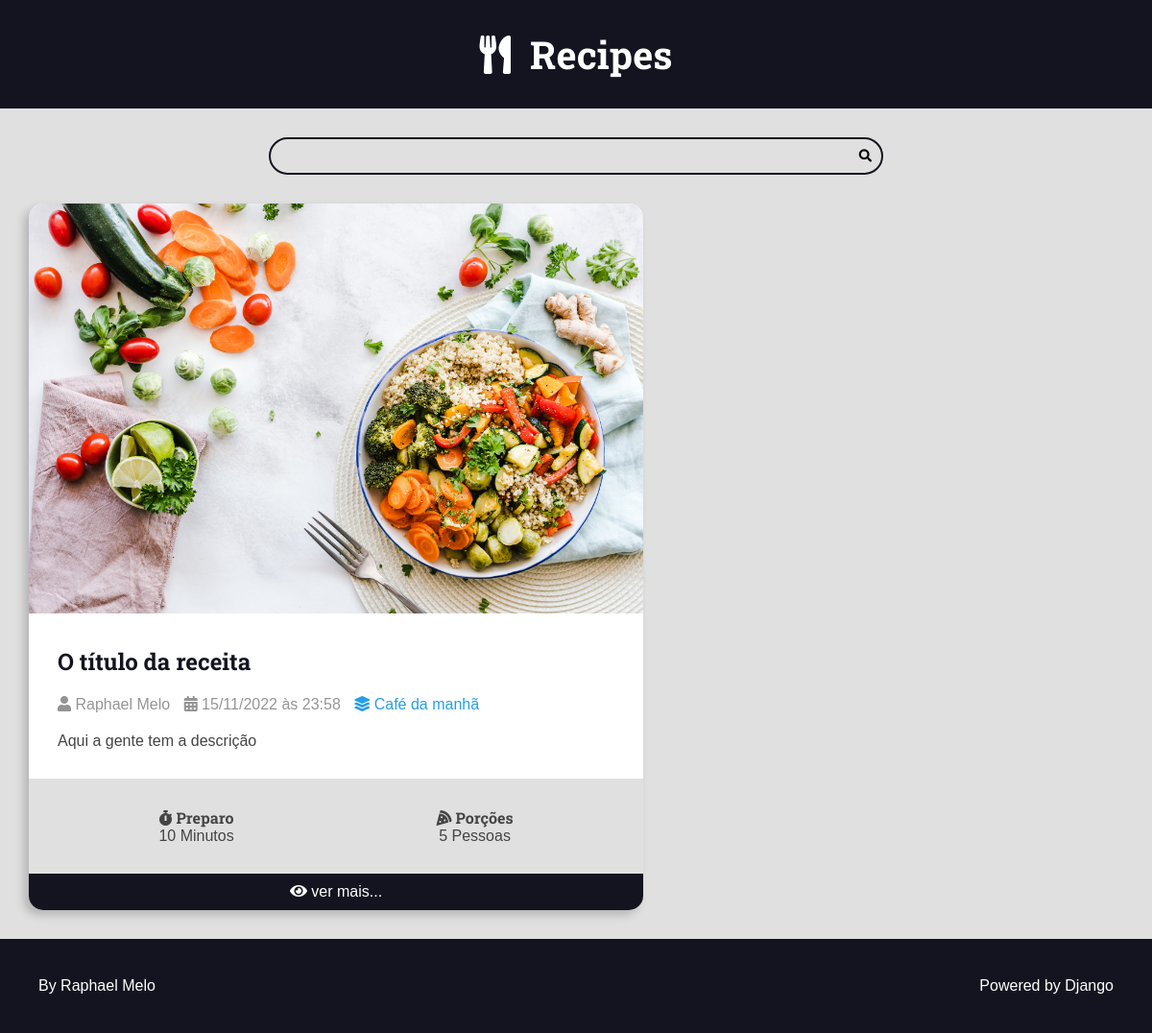
/, run on an earlier commit of the app's database.
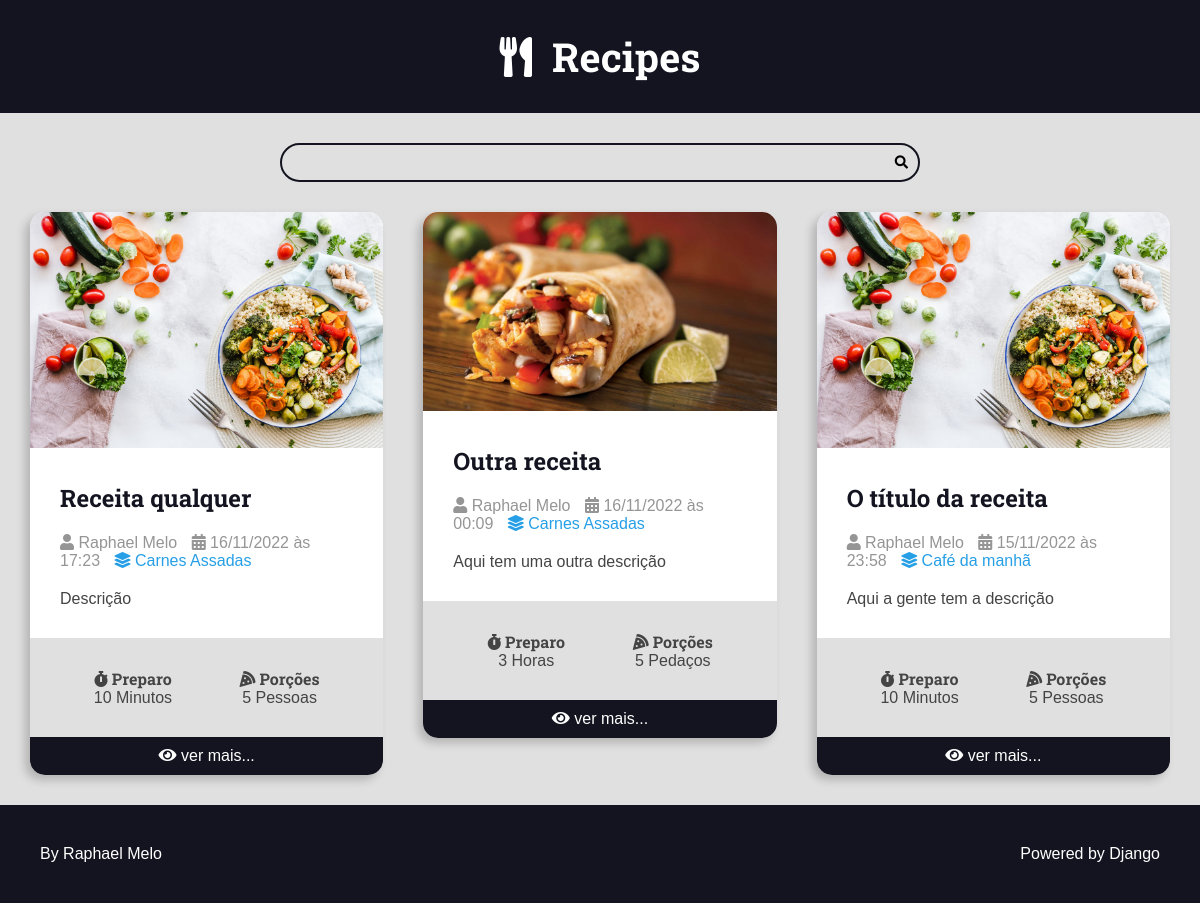
And on a later commit of the database.
### recipes/models.py (models this page shows, shortened)
class Recipe(models.Model):
    title = models.CharField(max_length=65)
    description = models.CharField(max_length=165)
    slug = models.SlugField()
    preparation_time = models.IntegerField()
    preparation_time_unit = models.CharField(max_length=65)
    servings = models.IntegerField()
    servings_unit = models.CharField(max_length=65)
    preparation_steps = models.TextField()
    preparation_steps_is_html = models.BooleanField(default=False)
    created_at = models.DateTimeField(auto_now_add=True)
    updated_at = models.DateTimeField(auto_now=True)
    is_published = models.BooleanField(default=False)
    cover = models.ImageField(upload_to='recipes/covers/%Y/%m/%d/')
    category = models.ForeignKey(
        Category, on_delete=models.SET_NULL, null=True, blank=True, default=None
    )
    author = models.ForeignKey(
        User, on_delete=models.SET_NULL, null=True, blank=True
    )

class Category(models.Model):
    name = models.CharField(max_length=65)

### recipes/views.py (the view)
# urls.py: 2. Add a URL to urlpatterns:  path('', views.home, name='home')
def home(request):
    recipes = Recipe.objects.filter(
        is_published=True
    ).order_by('-id')
    return render(request, 'recipes/pages/home.html', context={
        'recipes': recipes
    })

### recipes/templates/recipes/pages/home.html (shortened to what this page needs)
{% extends 'global/base.html' %}
{% block content %}
    <div class="main-content main-content-list container">
        {% for recipe in recipes %}
            {% include 'recipes/partials/recipe.html' %}
        {% empty %}
            <div class="center m-y">
                <h1>No recipes found here</h1>
            </div>
        {% endfor %}
    </div>
{% endblock %}

### recipes/templates/recipes/partials/recipe.html (shortened to what this page needs)
<div class="recipe recipe-list-item">
    <div class="recipe-cover">
        <a href="{% url 'recipes:recipe' recipe.id %}">
            <img src="{{ recipe.cover.url }}" alt="Temporário">
        </a>
    </div>
    <div class="recipe-title-container">
        <h2 class="recipe-title">
            <a href="{% url 'recipes:recipe' recipe.id %}">
                {{ recipe.title }}
            </a>
        </h2>
    </div>
    <div class="recipe-author">
            <span class="recipe-author-item">
                <i class="fas fa-user"></i>
                {% if recipe.author is not None %}
                    {% if recipe.author.first_name %}
                        {{ recipe.author.first_name }} {{ recipe.author.last_name }}
                    {% else %}
                        {{ recipe.author.username }}
                    {% endif %}
                {% else %}
                    Desconhecido
                {% endif %}
            </span>
        <span class="recipe-author-item">
            <i class="fas fa-calendar-alt"></i>
            {{ recipe.created_at|date:"d/m/Y" }} às {{ recipe.created_at|date:"H:i" }}
        </span>
        {% if recipe.category is not None %}
            <span class="recipe-author-item">
                <a href="{% url 'recipes:category' recipe.category.id %}">
                    <i class="fas fa-layer-group"></i>
                    <span>{{ recipe.category.name }}</span>
                </a>
            </span>
        {% endif %}
    </div>
    <div class="recipe-content">
        <p>{{ recipe.description }}</p>
    </div>
    <div class="recipe-meta-container">
        <div class="recipe-meta recipe-preparation">
            <h3 class="recipe-meta-title"><i class="fas fa-stopwatch"></i> Preparo</h3>
            <div class="recipe-meta-text">
                {{ recipe.preparation_time }} {{ recipe.preparation_time_unit }}
            </div>
        </div>
        <div class="recipe-meta recipe-servings">
            <h3 class="recipe-meta-title"><i class="fas fa-pizza-slice"></i> Porções</h3>
            <div class="recipe-meta-text">
                {{ recipe.servings }} {{ recipe.servings_unit }}
            </div>
        </div>
    </div>
    {% if is_detail_page is not True %}
        <footer class="recipe-footer">
            <a class="recipe-read-more button button-dark button-full-width" href="{% url 'recipes:recipe' recipe.id %}">
                <i class="fas fa-eye"></i>
                <span>ver mais...</span>
            </a>
        </footer>
    {% endif %}
</div>

What changed in the data, as far as the page shows it:
now on this page (row edited): Recipe: cover (picture), title "Receita qualquer", author.first_name "Raphael", author.last_name "Melo", created_at "16/11/2022", created_at "17:23", category.name "Carnes Assadas", description "Descrição", preparation_time "10", preparation_time_unit "Minutos", servings "5", servings_unit "Pessoas"
now on this page (row edited): Recipe: cover (picture), title "Outra receita", author.first_name "Raphael", author.last_name "Melo", created_at "16/11/2022", created_at "00:09", category.name "Carnes Assadas", description "Aqui tem uma outra descrição", preparation_time "3", preparation_time_unit "Horas", servings "5", servings_unit "Pedaços"
